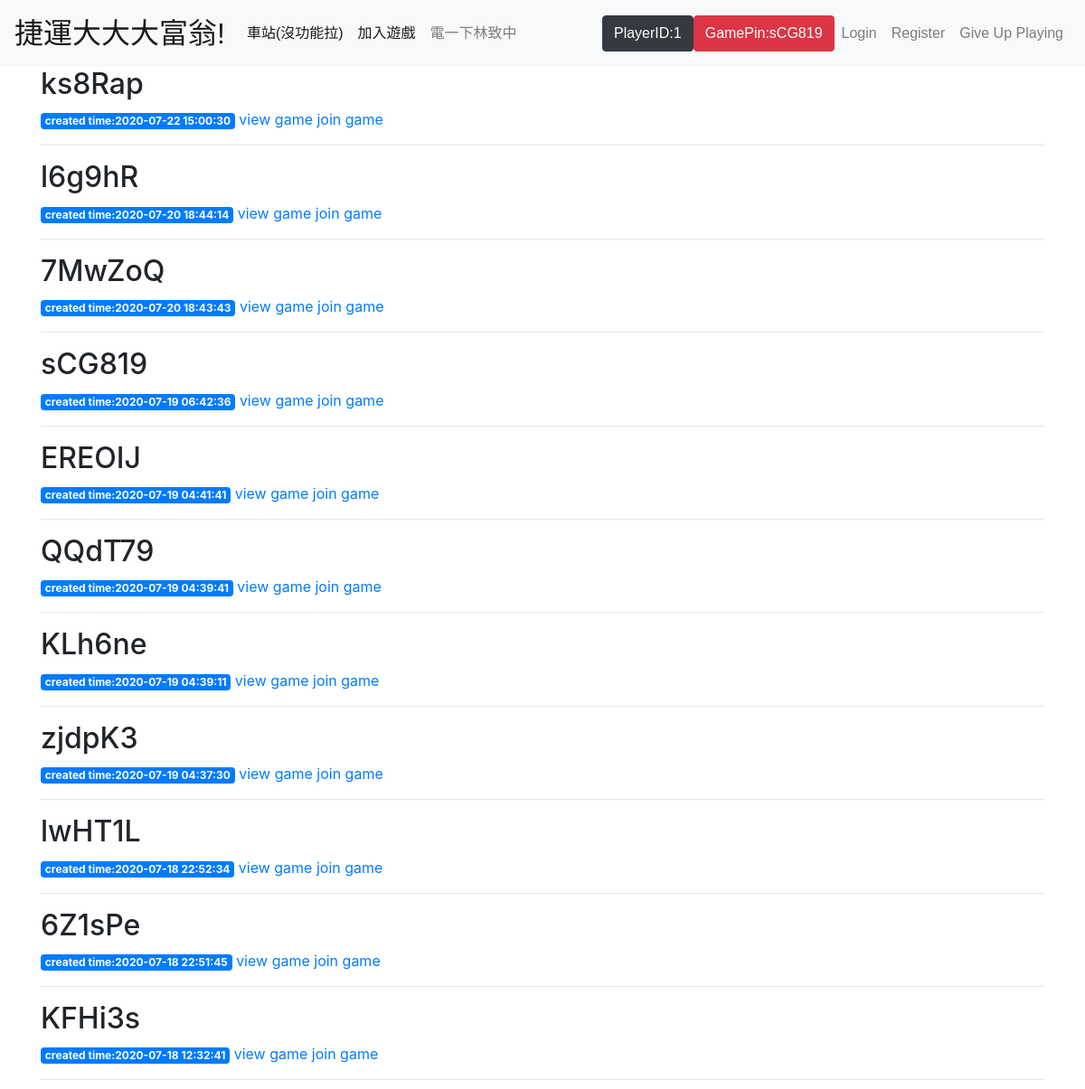
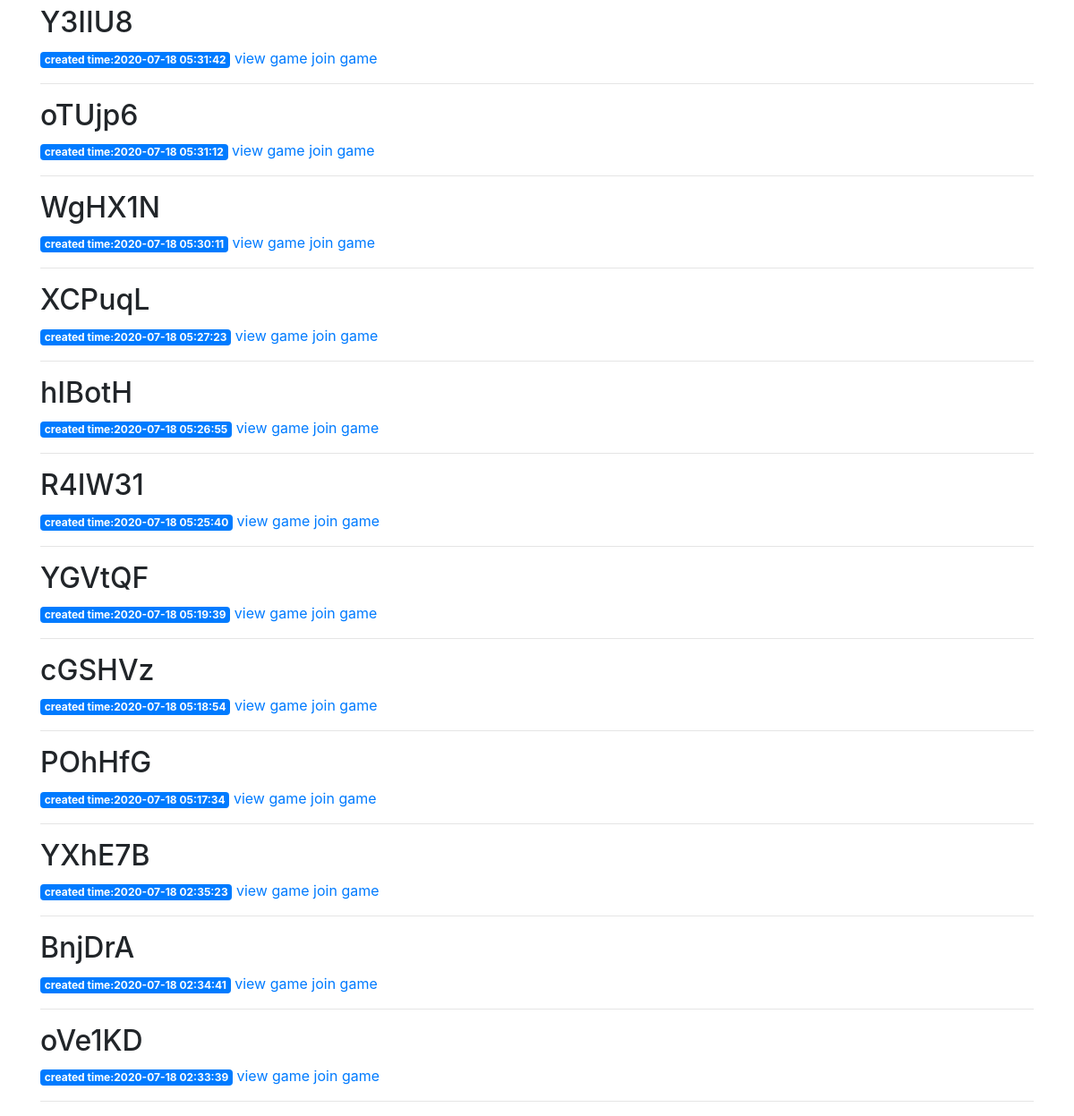
Screenshot of /games (signed in) with the database file from the repository (2 pictures, top to bottom).
### tables this page shows
CREATE TABLE games(
	id TEXT PRIMARY KEY,
	created_timestamp DATETIME DEFAULT CURRENT_TIMESTAMP,
	started_timestamp DATETIME,
	status TEXT,
	players_amount INTEGER
	
);

### app.py (the view)
@app.route('/games')
def showgames():
    games=Game.getAllGames()
    return render_template('games.html',games=games)

### scripts/db_conn.py (called while the page is built)
def get_db_connection(db_filename):
    path=os.path.join(os.sep.join(__file__.split(os.sep)[:-2]),'data'+os.sep+db_filename)#加上.splite3的路徑(\data\stations.sqlite)
    print('filepath=',__file__)
    print('db_path=',path)
    conn=sqlite3.connect(path)
    conn.row_factory=sqlite3.Row
    print(f'tables in {db_filename}:',[i[0] for i in conn.execute("SELECT name FROM sqlite_master WHERE type='table'").fetchall()])
    return conn

### scripts/game.py (called while the page is built)
    @staticmethod
    def getAllGames():
        conn=get_db_connection(GAMES_DB_NAME)
        gameids=conn.execute('SELECT id FROM games ORDER BY created_timestamp DESC').fetchall()
        conn.close()
        return [Game(gameid[0]) for gameid in gameids]

    @staticmethod
    def getAllplayers(gameid):
        conn=get_db_connection(GAMES_DB_NAME)
        playerids=conn.execute(f'SELECT id FROM players WHERE gameid="{gameid}"').fetchall()
        conn.close()
        return [Player(playerid[0]) for playerid in playerids]

### templates/games.html (shortened to what this page needs)
{% extends 'base.html' %}
{% block content %}
    {% for game in games %}
        <div>
            <h2>{{game.gameid}}</h2>
            <span class="badge badge-primary">created time:{{game.created_timestamp}}</span>
            <span><a href="{{ url_for('showgame', gameid=game.gameid) }}">view game</a></span>
            <span><a href="{{url_for('joingame', gameid=game.gameid)}}">join game</a></span>
        </div>
        <hr>
    {% endfor %}
{% endblock %}

### rows the page displays
games: gameid "ks8Rap", created_timestamp "2020-07-22 15:00:30"
games: gameid "l6g9hR", created_timestamp "2020-07-20 18:44:14"
games: gameid "7MwZoQ", created_timestamp "2020-07-20 18:43:43"
games: gameid "sCG819", created_timestamp "2020-07-19 06:42:36"
games: gameid "EREOIJ", created_timestamp "2020-07-19 04:41:41"
games: gameid "QQdT79", created_timestamp "2020-07-19 04:39:41"
games: gameid "KLh6ne", created_timestamp "2020-07-19 04:39:11"
games: gameid "zjdpK3", created_timestamp "2020-07-19 04:37:30"
games: gameid "lwHT1L", created_timestamp "2020-07-18 22:52:34"
games: gameid "6Z1sPe", created_timestamp "2020-07-18 22:51:45"
games: gameid "KFHi3s", created_timestamp "2020-07-18 12:32:41"
games: gameid "Y3IIU8", created_timestamp "2020-07-18 05:31:42"
games: gameid "oTUjp6", created_timestamp "2020-07-18 05:31:12"
games: gameid "WgHX1N", created_timestamp "2020-07-18 05:30:11"
games: gameid "XCPuqL", created_timestamp "2020-07-18 05:27:23"
games: gameid "hIBotH", created_timestamp "2020-07-18 05:26:55"
games: gameid "R4IW31", created_timestamp "2020-07-18 05:25:40"
games: gameid "YGVtQF", created_timestamp "2020-07-18 05:19:39"
games: gameid "cGSHVz", created_timestamp "2020-07-18 05:18:54"
games: gameid "POhHfG", created_timestamp "2020-07-18 05:17:34"
games: gameid "YXhE7B", created_timestamp "2020-07-18 02:35:23"
games: gameid "BnjDrA", created_timestamp "2020-07-18 02:34:41"
games: gameid "oVe1KD", created_timestamp "2020-07-18 02:33:39"

### other values shown
{{ session['player_id'] }} "1"
{{ session['game'] }} "sCG819"
